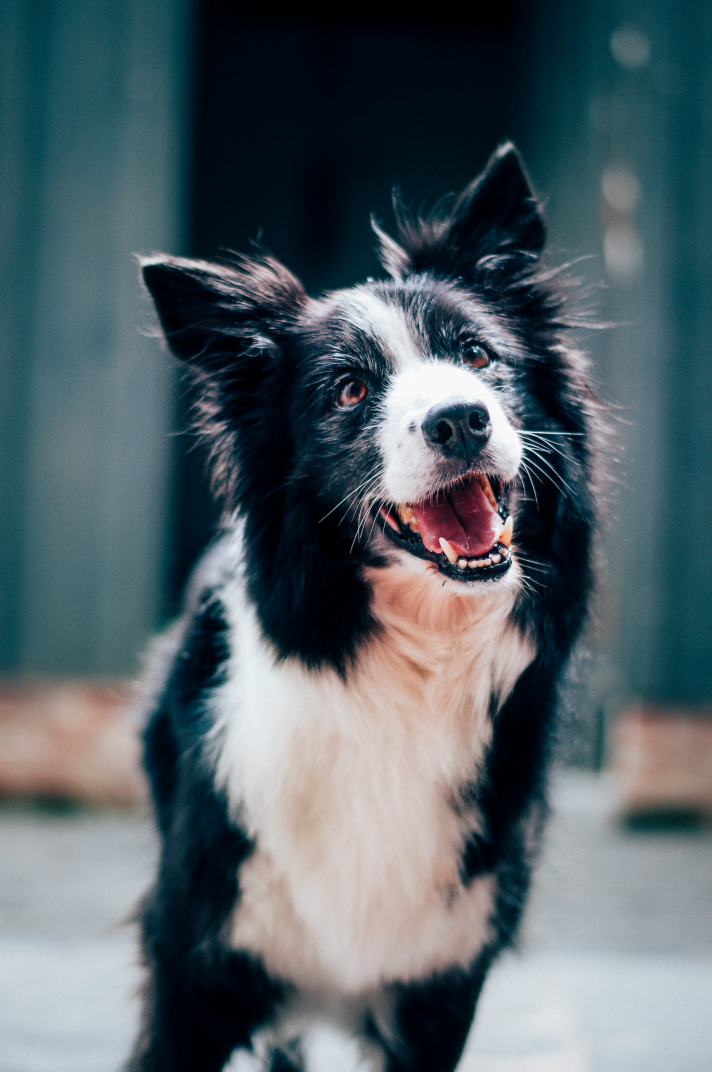
#> input picture image.jpg, 2848 x 4288 px (shown at 1/4 size)
$ jupyter execute maze.ipynb
#> lines starting #> are read from the running program, lines starting #| are printed output that depends on the picture; after the words box and inside, x2 and y2 are one past the last pixel; in counts of white or black regions, pixels touching at a corner belong together
[cell 1]
"""
i want to create a fun platform that is able to take in an image and turn it into a valid maze (the maze would be rectangular/circular, and the solution would draw the original image). to do so, i'm guessing i'll need to following modules (can add or combine as necessary, whatever is most efficient):

1. data ingestion - pretty simple, prompt the user for an image

2. data processing - turn the raw image into lines that could form a maze (using some image processing tool or machine learning? not sure how to accomplish this)

3. turn processed data into a valid maze - not sure if there's an algorithm that, given lines, is able to create a maze? other ideas could work and be helpful

4. qol - show the maze's solution
"""

[cell 2]
import os
from PIL import Image
import cv2
import numpy as np
import matplotlib.pyplot as plt
import numpy as np
import networkx as nx
from collections import deque

[cell 3]
# visualization helper function
def display_image(title, image):
    plt.figure(figsize=(8, 8))
    plt.title(title)
    plt.imshow(image, cmap='gray')
    plt.axis('off')
    plt.show()

[cell 4]
def ingest_image():
    # TODO: prompt for file
    file_path = "image.jpg"

    # validate file
    if not os.path.exists(file_path):
        print("Error: File not found.")
        return None
    supported_formats = (".jpg", ".jpeg", ".png", ".bmp")
    if not file_path.lower().endswith(supported_formats):
        print(f"Error: Unsupported file format. Please use {', '.join(supported_formats)}.")
        return None

    try:
        # open and preprocess the image
        with Image.open(file_path) as img:
            # greyscale images
#> img is the input picture: PIL image 2848x4288 RGB; mean R, G, B 83.8, 97.1, 103.2
            img = img.convert("RGB")
            img.thumbnail((800, 800))  # resize to manageable size
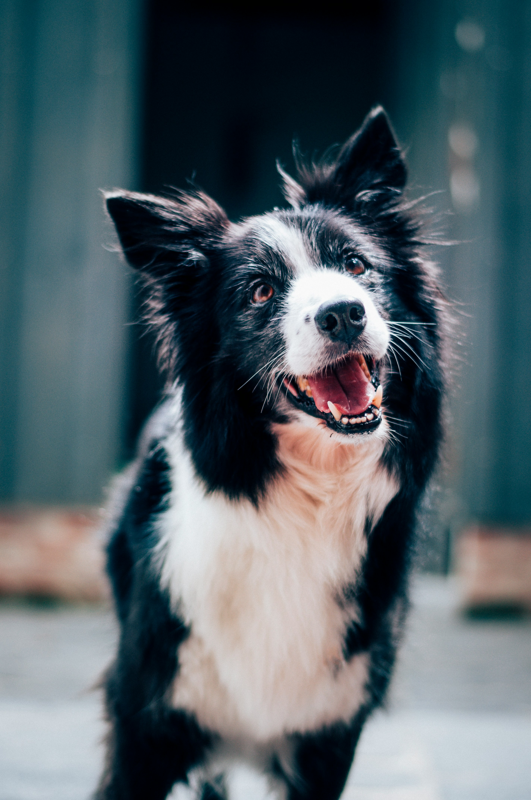
#> img: PIL image 531x800 RGB; mean R, G, B 83.8, 97.2, 103.4
            return img
    except Exception as e:
        print(f"Error processing image: {e}")
        return None

image = ingest_image()
if image:
    display_image('Default Image', image)

[cell 5]
def preprocess_image(image_path):
#> called with image_path = 'image.jpg'
    img = cv2.imread(image_path)
#> img: shape (4288, 2848, 3)
    if img is None:
        raise ValueError("Error: Image not found or unsupported format.")

    # convert to grayscale
    gray = cv2.cvtColor(img, cv2.COLOR_BGR2GRAY)
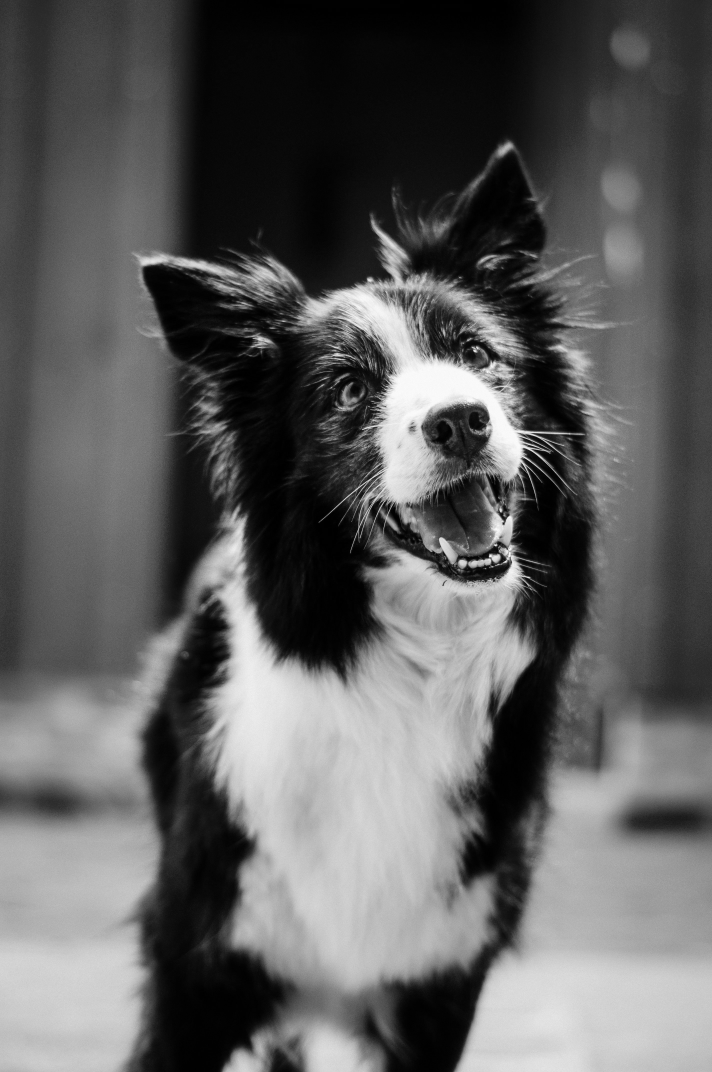
#> gray: shape (4288, 2848) (shown at 1/4 size); min 0, max 255, mean 93.8

    # gaussian blur = noise reduction
    blurred = cv2.GaussianBlur(gray, (5, 5), 0)

    # canny edge detection
    edges = cv2.Canny(blurred, threshold1=20, threshold2=60)
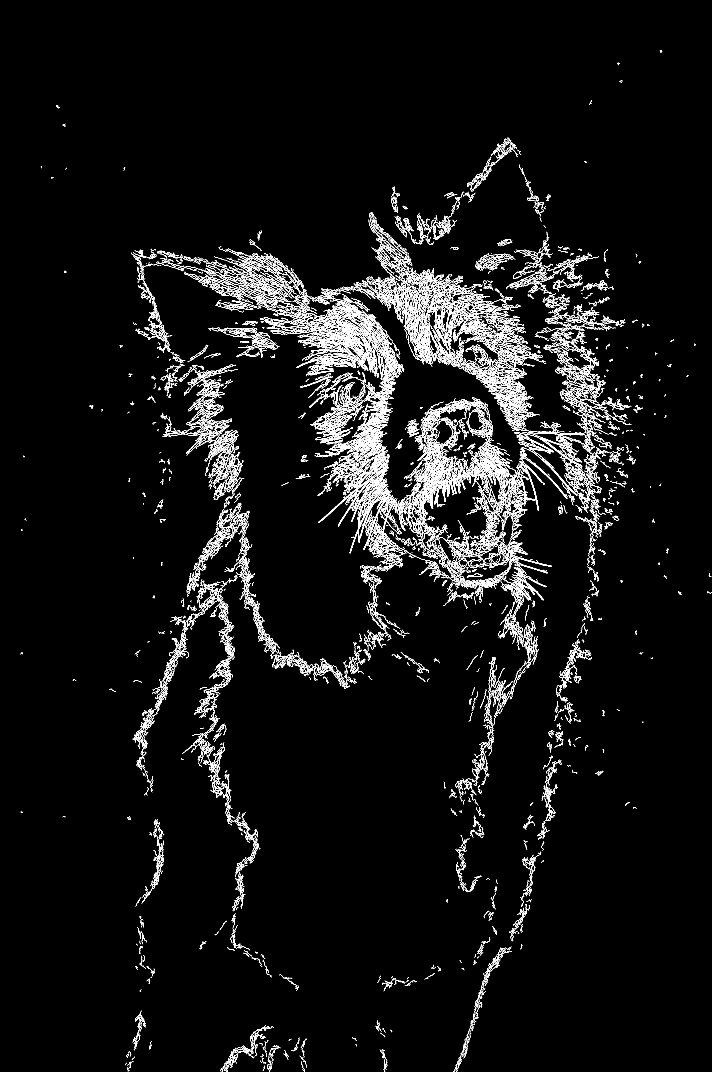
#> edges: shape (4288, 2848) (shown at 1/4 size); 2.7% white in thin lines or dots

    # dilation + erosion
    kernel = np.ones((3, 3), np.uint8)
    dilated = cv2.dilate(edges, kernel, iterations=1)
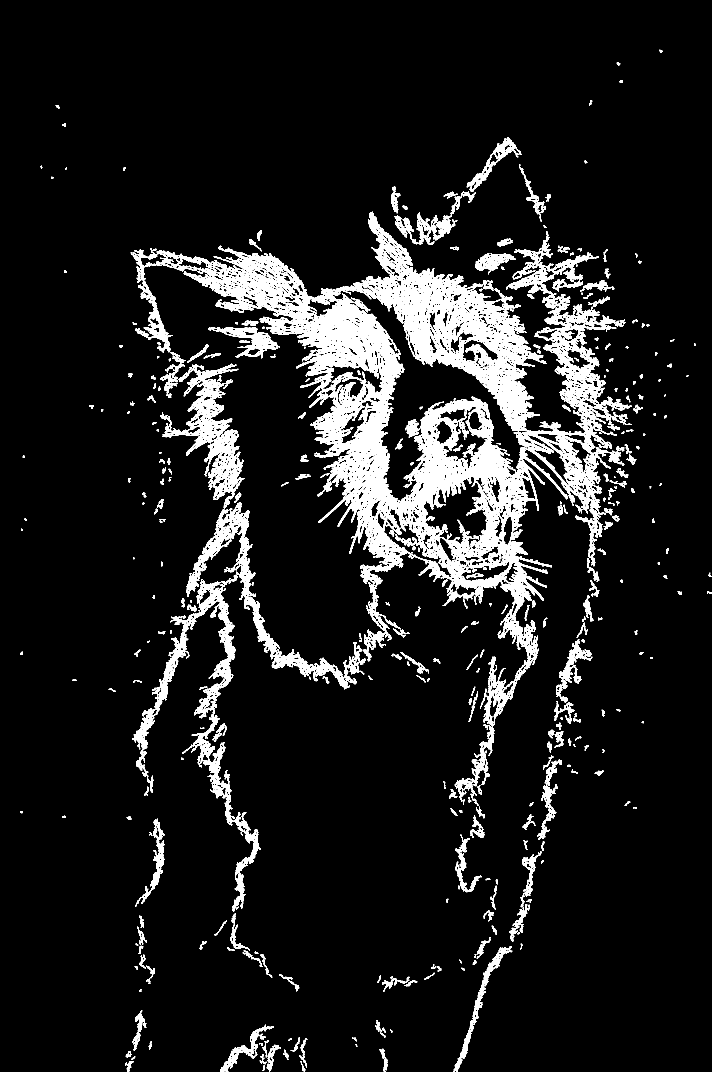
#> dilated: shape (4288, 2848) (shown at 1/4 size); 8.6% white; 536 white regions (25 under 20 px), largest, box (x1, y1, x2, y2) and area: (523, 847, 2527, 3145) 705773, (529, 2299, 1042, 3646) 60573, (746, 2010, 1462, 2757) 44421
    cleaned = cv2.erode(dilated, kernel, iterations=1)
#> cleaned: shape (4288, 2848); 4.3% white; 1107 white regions (463 under 20 px), largest, box (x1, y1, x2, y2) and area: (736, 848, 2526, 2706) 337508, (730, 2300, 1041, 3645) 19111, (643, 1517, 977, 2017) 19007

    # skeletonize
    skeleton = cv2.ximgproc.thinning(cleaned, thinningType=cv2.ximgproc.THINNING_ZHANGSUEN)
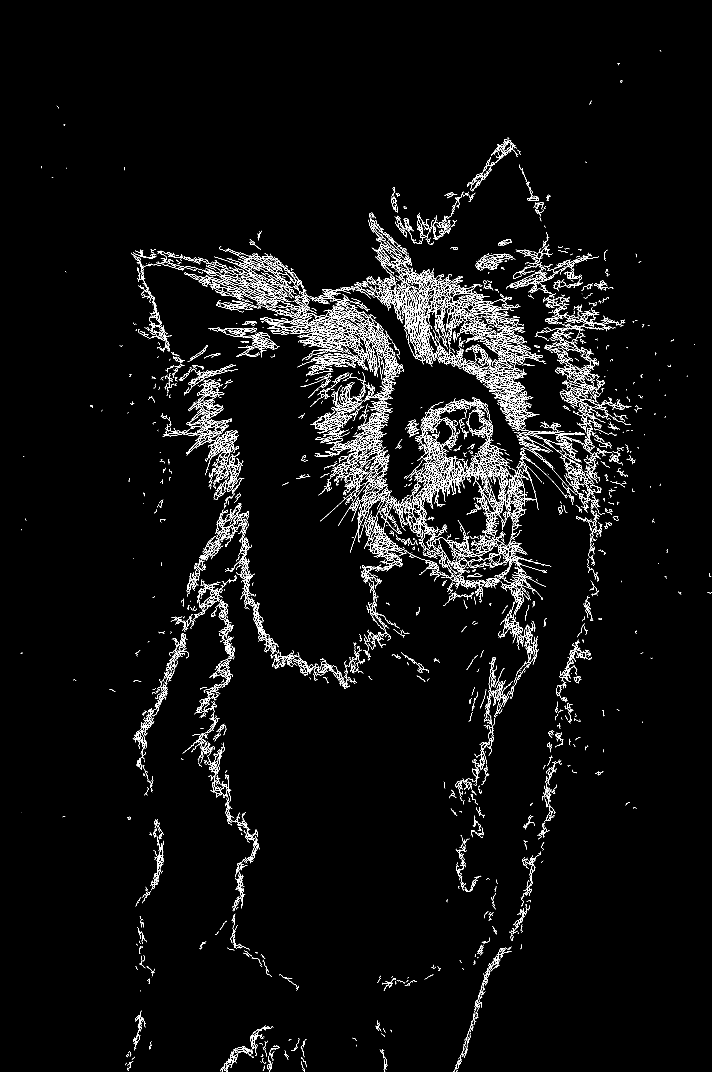
#> skeleton: shape (4288, 2848) (shown at 1/4 size); 2.2% white in thin lines or dots

    return skeleton

file_path = "image.jpg"  # Replace with your image path
processed_image = preprocess_image(file_path)
display_image("Processed Image for Maze Generation", processed_image)

[cell 6]
def skeleton_to_binary(skeleton):
    """
    Convert the skeleton image to a binary image.

    Args:
        skeleton (numpy.ndarray): Skeletonized image.

    Returns:
        binary_image (numpy.ndarray): Binary image (1 for paths, 0 for walls).
    """
    # Threshold the skeleton image
    _, binary_image = cv2.threshold(skeleton, 1, 1, cv2.THRESH_BINARY)
#> binary_image: shape (4288, 2848); values 0 (black) and 1 (white), 2.2% white in thin lines or dots
    return binary_image

[cell 7]
binary_image = skeleton_to_binary(processed_image)
display_image("Binary Image for Graph Representation", binary_image)

[cell 8]
def coarsen_binary_image(binary_image, block_size, threshold=0.1):
    """
    Simplify a binary image by grouping into blocks and determining block values.

    Args:
        binary_image (numpy.ndarray): Original binary image (1 for paths, 0 for walls).
        block_size (int): Size of the square block (e.g., 5 for 5x5 blocks).
        threshold (float): Fraction of white pixels required to mark block as white (0 to 1).

    Returns:
        coarsened_image (numpy.ndarray): Reduced binary image.
    """
#> called with block_size = 20, threshold = 0.1
    rows, cols = binary_image.shape
#> rows = 4288; cols = 2848
    new_rows = rows // block_size
#> new_rows = 214
    new_cols = cols // block_size
#> new_cols = 142

    coarsened_image = np.zeros((new_rows, new_cols), dtype=np.uint8)

    for i in range(new_rows):
        for j in range(new_cols):
            # Extract the block
            block = binary_image[
                i * block_size : (i + 1) * block_size,
                j * block_size : (j + 1) * block_size
            ]

            # Calculate density of white pixels
            white_density = np.sum(block) / (block_size * block_size)

            # Determine if block is path or wall
            coarsened_image[i, j] = 1 if white_density >= threshold else 0
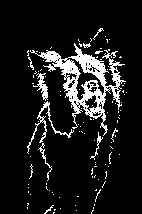
#> coarsened_image: shape (214, 142); values 0 (black) and 1 (white), 10.5% white; 106 white regions (96 under 20 px), largest, box (x1, y1, x2, y2) and area: (30, 43, 126, 136) 2260, (27, 101, 74, 154) 266, (33, 73, 48, 101) 155

    return coarsened_image

# Example Usage
block_size = 20
coarsened_image = coarsen_binary_image(binary_image, block_size)

# Display the coarsened binary image
display_image("Coarsened Binary Image", coarsened_image)

[cell 9]
def connect_nearby_lines(binary_image, kernel_size=3, iterations=1):
    """
    Connect nearby lines in a binary image using morphological dilation.

    Args:
        binary_image (numpy.ndarray): Coarsened binary image (1 for paths, 0 for walls).
        kernel_size (int): Size of the kernel used for dilation.
        iterations (int): Number of dilation iterations.

    Returns:
        connected_image (numpy.ndarray): Binary image with connected paths.
    """
#> called with kernel_size = 2, iterations = 1
    # Create a kernel for dilation
    kernel = np.ones((kernel_size, kernel_size), dtype=np.uint8)

    # Perform dilation to bridge gaps
    dilated = cv2.dilate(binary_image, kernel, iterations=iterations)
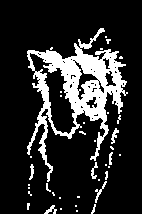
#> dilated: shape (214, 142); values 0 (black) and 1 (white), 17% white; 38 white regions (28 under 20 px), largest, box (x1, y1, x2, y2) and area: (27, 28, 128, 182) 4595, (95, 181, 107, 203) 63, (111, 128, 119, 144) 57

    # Re-skeletonize to restore thin paths
    # skeleton = cv2.ximgproc.thinning(dilated, thinningType=cv2.ximgproc.THINNING_ZHANGSUEN)

    return dilated


# Connect nearby lines
connected_image = connect_nearby_lines(coarsened_image, kernel_size=2, iterations=1)

# Display the result
display_image("Connected & Coarsened Binary Image", connected_image)

[cell 10]
def draw_diagonal_line_with_thickness(binary_image, start, end=None, thickness=2):
    """
    Draw a diagonal line with a specified thickness between two points.
    If `end` is None, draws from the top-left corner to `start`.

    Args:
        binary_image (numpy.ndarray): Binary image (1 for path, 0 for walls).
        start (tuple): Starting point (row, col).
        end (tuple): Ending point (row, col). Defaults to None.
        thickness (int): Thickness of the line.
    """
    if end is None:
        row_start, col_start = 0, 0
        row_end, col_end = start
    else:
        row_start, col_start = start
        row_end, col_end = end

    # Calculate the steps for interpolation
    num_steps = max(abs(row_end - row_start), abs(col_end - col_start))
    row_coords = np.linspace(row_start, row_end, num_steps, dtype=int)
    col_coords = np.linspace(col_start, col_end, num_steps, dtype=int)

    # Set the pixels along the diagonal path with thickness
    for r, c in zip(row_coords, col_coords):
        for dr in range(-thickness, thickness):
            for dc in range(-thickness, thickness):
                rr, cc = r + dr, c + dc
                if 0 <= rr < binary_image.shape[0] and 0 <= cc < binary_image.shape[1]:
                    binary_image[rr, cc] = 1

def find_start_and_end_shortest_distance(binary_image):
    """
    Find start and end points on opposite edges of the binary image based on cardinal distance.

    Args:
        binary_image (numpy.ndarray): Binary image with the solution path.

    Returns:
        (start, end, binary_image): Start and end points with the updated binary image.
    """
    rows, cols = binary_image.shape
#> rows = 214; cols = 142

    # Initialize variables
    min_distance_start = float('inf')
    start = None

    # Find the point closest to the top-left corner
    for row in range(rows):
        for col in range(cols):
            if binary_image[row, col] == 1:
                # Calculate Manhattan distance to top-left corner
                distance = row + col
                if distance < min_distance_start:
                    min_distance_start = distance
                    start = (row, col)
#> after the loop, min_distance_start = 78; start = (50, 28)

    # Draw a line from the top-left corner to the start
    if start and start[0] != 0:
        draw_diagonal_line_with_thickness(binary_image, start, thickness=1)
#> after the loop in draw_diagonal_line_with_thickness, `for r, c in zip(row_coords, col_coords):`:
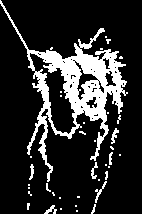
#> binary_image: shape (214, 142); values 0 (black) and 1 (white), 17.4% white; 38 white regions (28 under 20 px), largest, box (x1, y1, x2, y2) and area: (0, 0, 128, 182) 4721, (95, 181, 107, 203) 63, (111, 128, 119, 144) 57

    # Initialize variables for the end
    min_distance_end = float('inf')
    end = None

    # Find the point closest to the bottom-right corner
    for row in range(rows - 1, -1, -1):
        for col in range(cols - 1, -1, -1):
            if binary_image[row, col] == 1:
                # Calculate Manhattan distance to bottom-right corner
                distance = (rows - 1 - row) + (cols - 1 - col)
                if distance < min_distance_end:
                    min_distance_end = distance
                    end = (row, col)
#> after the loop, end = (213, 92); min_distance_end = 49

    # Draw a line from the bottom-right corner to the end
    if end and end[0] != rows - 1:
        draw_diagonal_line_with_thickness(binary_image, end, (rows - 1, cols - 1), thickness=2)

    return start, end, binary_image

# Example Usage
start, end, maze = find_start_and_end_shortest_distance(connected_image.copy())
#> start = (50, 28); end = (213, 92)

# Visualize the result
plt.figure(figsize=(8, 8))
plt.title("Binary Image with Shortest Distance Start and End Points")
plt.imshow(maze, cmap='gray')
plt.axis('off')
plt.show()

[cell 11]
# translate image into graph
# group by connected pixels (4d traversable)
# any group of pixels > X size is "relevant"
# create recursive function creating maze given a beginning and end

[cell 12]
def identify_groups(binary_image, threshold):
    """
    Finds all relevant groups within the image. Relevancy determined by threshold.

    Args:
        binary_image (numpy.ndarray): Binary image with the solution path.
        threshold (int): relevant group has >= threshold # of pixels

    Returns:
        list of groups + corresponding size
    """
    rows, cols = binary_image.shape

    visited = set()
    groups = []  # to store groups
    group_sizes = []  # to store sizes of groups

    directions = [(-1, 0), (1, 0), (0, -1), (0, 1)]

    for row in range(rows):
        for col in range(cols):
            if (row, col) not in visited and binary_image[row][col] == 1:
                # create new group
                visited.add((row, col))
                queue = deque([(row, col)])
                group = [(row, col)]

                while queue:
                    r, c = queue.popleft()
                    group.append((r, c))

                    for dr, dc in directions:
                        rr, cc = r + dr, c + dc
                        if (
                                0 <= rr < rows
                                and 0 <= cc < cols
                                and (rr, cc) not in visited
                                and binary_image[rr, cc] == 1
                            ):
                                queue.append((rr, cc))
                                visited.add((rr, cc))

                # add group if it meets the size threshold
                if len(group) >= threshold:
                    groups.append(group)
                    group_sizes.append(len(group))

    return groups, group_sizes

groups, group_sizes = identify_groups(maze, 10)
#> groups = 20 items; group_sizes = [4578, 133, 17, 11, 12, 58, 16, 11, 35, 17, 45, 36, 22, 20, 22, 37, 18, 24, 40, 15]
group_sizes
#> Out has the same summary as group_sizes

[cell 13]
def draw_groups_pixel_by_pixel(binary_image, groups):
    """
    Create a visualization of the identified groups by coloring pixels one by one.

    Args:
        binary_image (numpy.ndarray): Original binary image.
        groups (list of list of tuple): Groups of connected pixels.

    Returns:
        grouped_image (numpy.ndarray): Image with unique values for each group.
    """
    # Initialize a blank canvas
    grouped_image = np.zeros_like(binary_image, dtype=int)

    # Assign unique values to each group and color pixels
    for group in groups:
        for (row, col) in group:
            grouped_image[row, col] = 1

    return grouped_image

grouped_image = draw_groups_pixel_by_pixel(maze, groups)
#> the loop in draw_groups_pixel_by_pixel, `for group in groups:` made 20 passes
#> after the loop in draw_groups_pixel_by_pixel, `for group in groups:`:
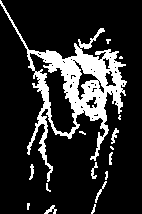
#> grouped_image: shape (214, 142) int64; values 0 (black) and 1 (white), 16.9% white; 16 white regions (6 under 20 px), largest, box (x1, y1, x2, y2) and area: (0, 0, 127, 182) 4709, (111, 128, 119, 144) 57, (95, 181, 107, 203) 55

display_image("Group Image", grouped_image)
